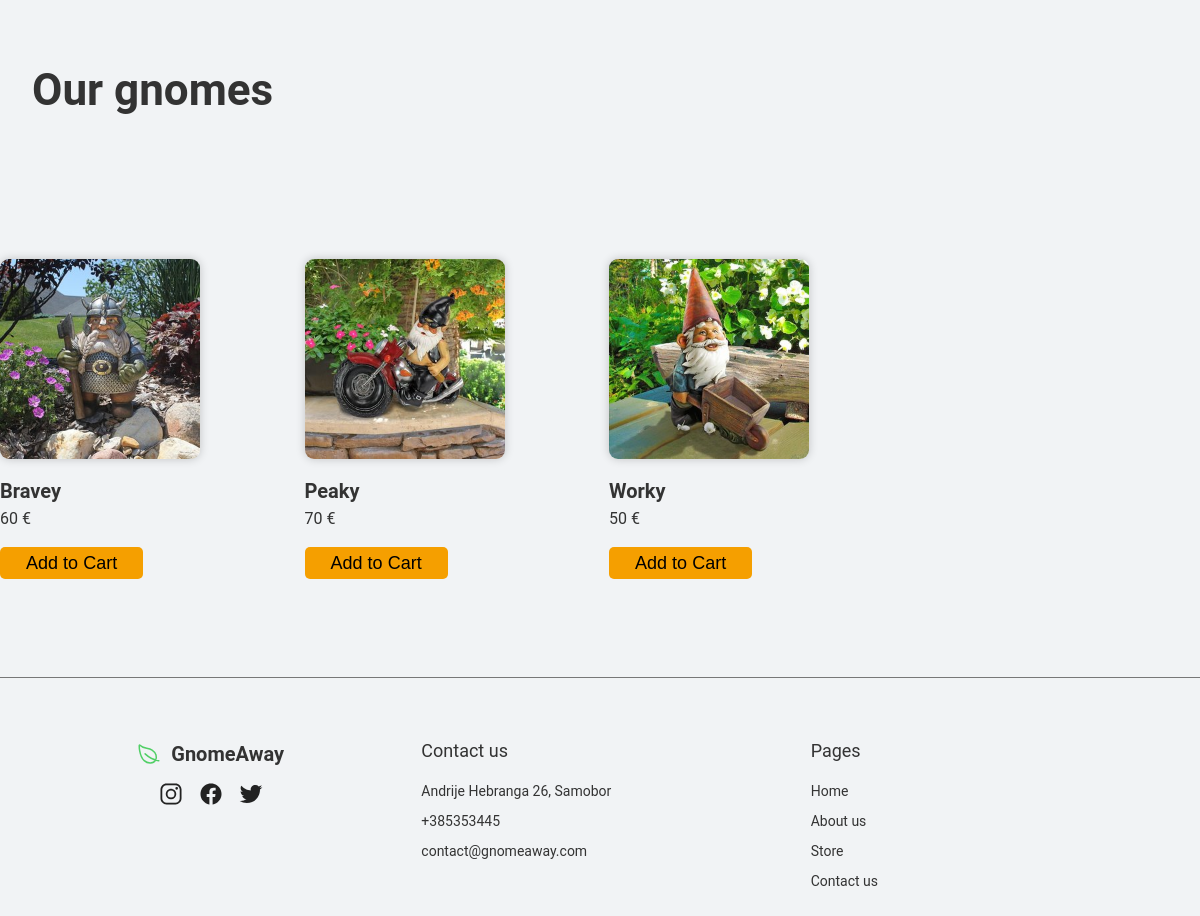
/index.php?page=store (lower part), run on an earlier commit of the app's database.
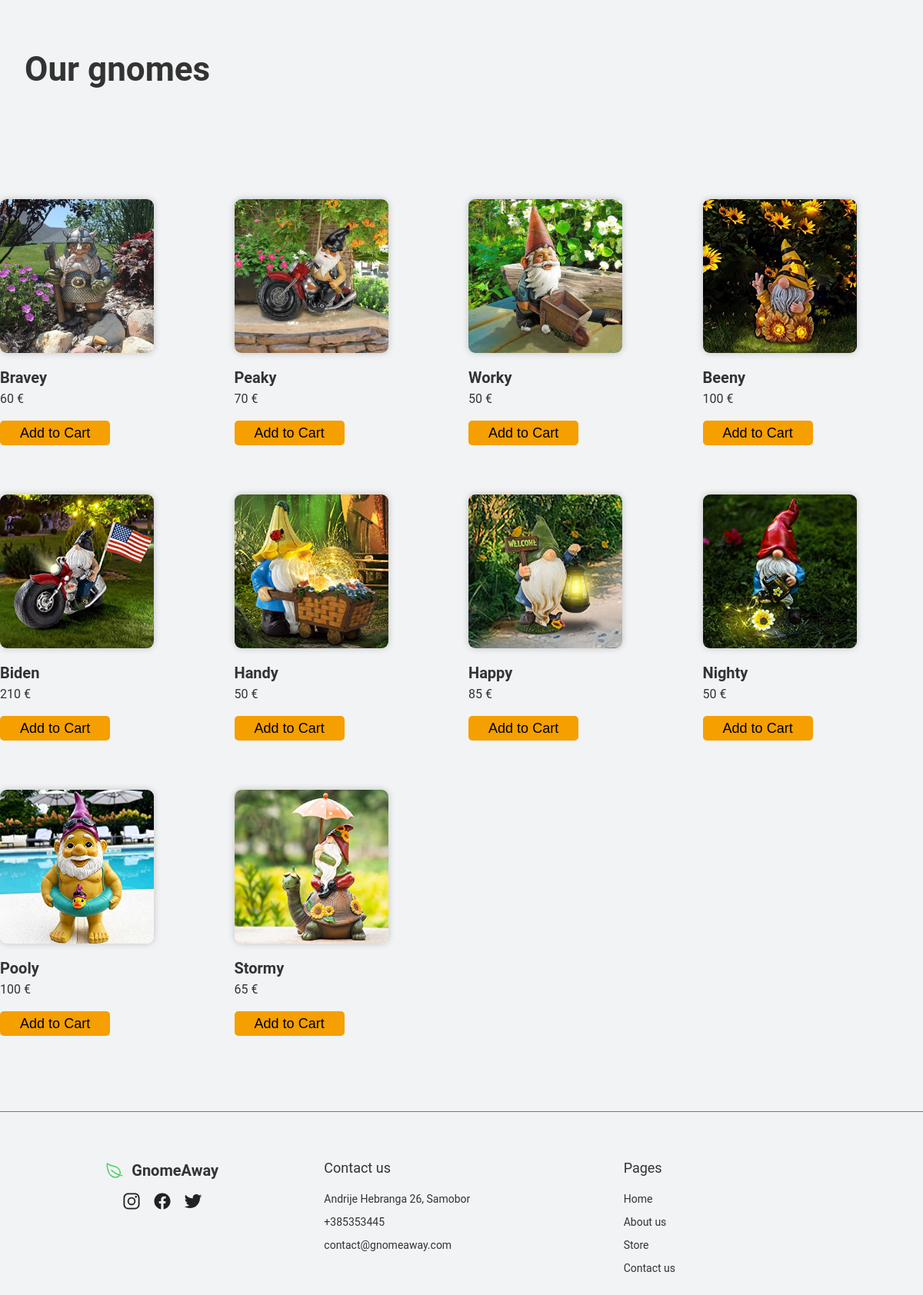
And on a later commit of the database.
### tables this page shows
CREATE TABLE `gnomes` (
  `id` int(11) NOT NULL,
  `action` varchar(50) NOT NULL,
  `price` int(11) NOT NULL,
  `description` varchar(200) NOT NULL,
  `name` varchar(50) NOT NULL,
  `image` varchar(100) NOT NULL
);

### other/important.php (called while the page is built, shortened)
<?php
$page = $_GET["page"];
?>

### pages/store.php (the view)
<h1 class="secondary-heading container">Our gnomes</h1>
<section class="store container">
  <?php
        $sql="SELECT * FROM gnomes";
        $statement=$pdo->query($sql);
        $result=$statement->fetchAll();
        if($result){
          foreach($result as $row){
            echo '<section class="products">
              <img class="imageProduct" src="'. $row["image"] .'"><br>
              <span class="nameProduct"><b>'. $row["name"].'</b></span> <br>
              <span class="priceProduct">'. $row["price"] .' €</span> <br><br>
              <button class="btnProduct" name="addToCard" onclick="addToCart('.$row["id"].',`'.$row["name"].'`)">Add to Cart</button>
            </section>';
          }
        }
      ?>
</section>

### index.php (shortened to what this page needs)
<?php
  require_once("other/important.php");
?>
<!DOCTYPE html>
<html lang="en">
<head>
  <link rel="stylesheet" href="css/general.css">
  <link rel="stylesheet" href="css/style.css">
</head>
<body>
  <header><?php require_once("pages/header.php");?></header>
  <main><?php require_once("./other/select_page.php");?></main>
  <footer><?php require_once("pages/footer.php");?></footer>
</body>
</html>

### pages/header.php (shortened to what this page needs)
<section class="header sm-container ">
</section>

### other/select_page.php (shortened to what this page needs)
<?php
$arrayOfFileNames = array();
$fileList = glob('./pages/*');
foreach($fileList as $filename){
    if(is_file($filename) && ((basename($filename) != "footer") || (basename($filename) != "header"))){
        $arrayOfFileNames[] = basename($filename, ".php");
    }
}
if(isset($page)) {
    foreach($arrayOfFileNames as $e) {
        if($page == $e) {
            require_once("./pages/" . $e . ".php");
        }
    }
}
?>

### pages/footer.php
<div class="line"></div>
<section class=" container">
  <div class="footer">
    <div class="grid--part footer--main">
      <div class="logo">
          <ion-icon name="leaf-outline" class="logo-leaf"></ion-icon>
          <p class="logo--name">GnomeAway</p>
      </div>
      <div class="social--logos">
        <a href="instagram.com/k.mabppe"><ion-icon class="footer-icons" name="logo-instagram"></ion-icon></a>
        <a href="instagram.com/k.mabppe"><ion-icon class="footer-icons" name="logo-facebook"></ion-icon></a>
        <a href="instagram.com/k.mabppe"><ion-icon class="footer-icons" name="logo-twitter"></ion-icon></a>
      </div>
    </div>
    <div class="grid--part">
      <p class="footer-heading">Contact us</p>
      <ul class="mini-nav">
        <li class="mini-nav-item">Andrije Hebranga 26, Samobor</li>
        <li class="mini-nav-item"><a href="tel:+385353445">+385353445</a>
        </li>
        <li class="mini-nav-item"><a href="mailto:contact@gnomeaway.com">contact@gnomeaway.com</a></li>
      </ul>
    </div>
    <div class="grid--part">
      <p class="footer-heading">Pages</p>
      <ul class="mini-nav">
        <li class="mini-nav-item"><a href="index.php?page=home">Home</a></li>
        <li class="mini-nav-item"><a href="index.php?page=aboutus">About us</a></li>
        <li class="mini-nav-item"><a href="index.php?page=store">Store</a></li>
        <li class="mini-nav-item"><a href="index.php?page=contactus">Contact us</a></li>
      </ul>
    </div>
  </div>
</section>

### css/general.css (style rules this page uses)
html { font-size: 62.5%; overflow-x: hidden; }
body { font-family: "Roboto", sans-serif; color: #333; background-color: #f1f3f5; }
* { padding: 0; margin: 0; line-height: 1; box-sizing: border-box; }
.container { margin: 0 auto; padding: 0 3.2rem; max-width: 140rem; }
a:link, a:visited { text-decoration: none; color: inherit; }
.sm-container { padding: 0 3.2rem; }
.secondary-heading { font-size: 4.4rem; line-height: 1.2; margin-bottom: 4.4rem; }

### css/style.css (style rules this page uses)
.header { display: flex; justify-content: start; flex-direction: column; height: 100vh; }
.logo { display: flex; align-items: center; justify-content: center; gap: 1rem; user-select: none; }
.logo-leaf { width: 2.4rem; height: 2.4rem; color: #51cf66; }
.logo--name { font-size: 2rem; font-weight: 700; }
.line { height: 0.1rem; width: 100%; background-color: #777; }
.footer { padding: 6.4rem 0; display: grid; grid-template-columns: repeat(3, 1fr); column-gap: 3.2rem; }
.footer--main { display: flex; flex-direction: column; align-items: center; gap: 1.6rem; }
.footer-heading { font-size: 1.8rem; margin-bottom: 1.2rem; }
.social--logos { display: flex; gap: 1.6rem; }
.social--logos a:link, .social--logos a:visited { text-decoration: none; color: #222; font-size: 2.4rem; font-weight: 500; }
.mini-nav-item { list-style: none; }
.mini-nav { margin-top: 2.4rem; display: flex; flex-direction: column; justify-content: left; gap: 1.6rem; font-size: 1.4rem; }
.store { display: grid; grid-template-columns: repeat(4, 1fr); row-gap: 6.4rem; column-gap: 1.8rem; padding: 9.8rem 0; }
.products { display: flex; flex-direction: column; align-items: left; }
.imageProduct { border-radius: 9px; box-shadow: 0 0 1rem 0 rgb(0, 0, 0, 0.2); width: 20rem; height: 20rem; }
.nameProduct { font-size: 2rem; margin-top: 1.2rem; }
.priceProduct { font-size: 1.6rem; }
.btnProduct { width: 50%; font-size: 1.8rem; padding: 0.7rem 1.4rem; background-color: #f59f00; border: none; border-radius: 5px; }

What changed in the data, as far as the page shows it:
added gnomes: image (picture), name "Beeny", price "100"
added gnomes: image (picture), name "Biden", price "210"
added gnomes: image (picture), name "Handy", price "50"
added gnomes: image (picture), name "Happy", price "85"
added gnomes: image (picture), name "Nighty", price "50"
added gnomes: image (picture), name "Pooly", price "100"
added gnomes: image (picture), name "Stormy", price "65"
